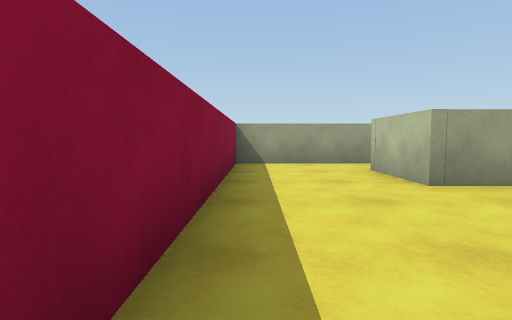
View 1 (above)

13 first-person views from a walk through a 3-D level made in the Unity game engine. The camera is 0.62 m above the floor, tilts 4° down and sees 80° across. The floor is counted in squares, 1 m on a side. Each view is taken from the middle of a square. On the plan, view 1 faces up. The plan holds only what a view shows up to about 9 squares ahead; the rest is blank. The place goes on beyond the plan. The player character is not drawn.

View 2
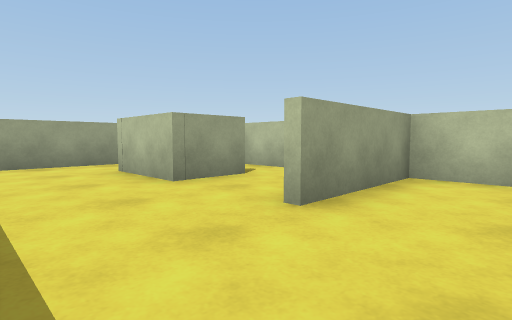

View 3
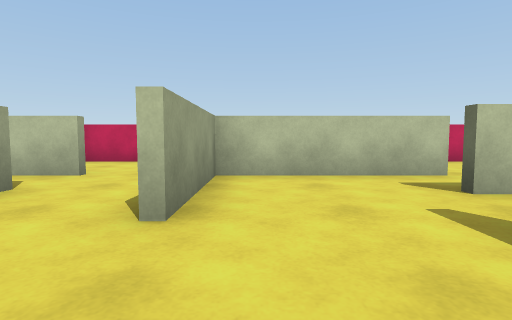

View 4
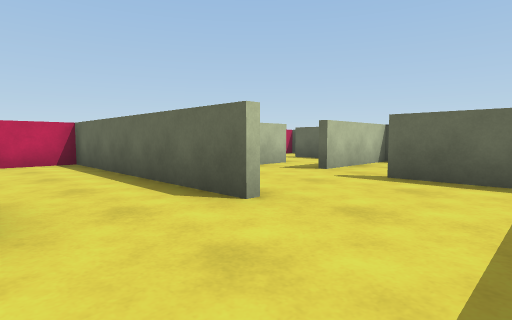

View 5
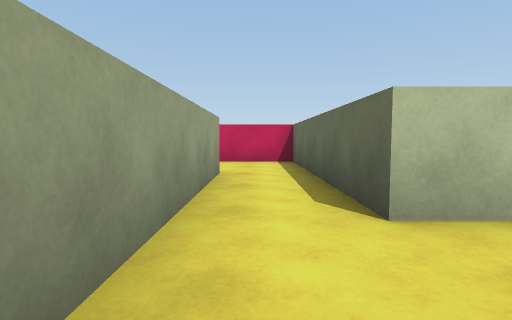

View 6
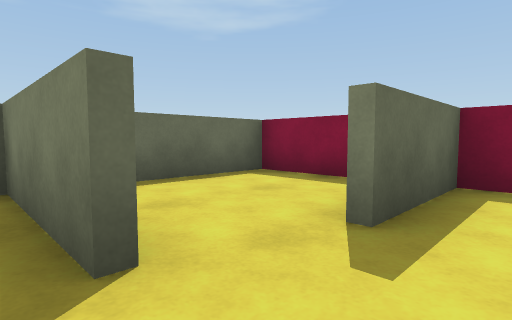

View 7
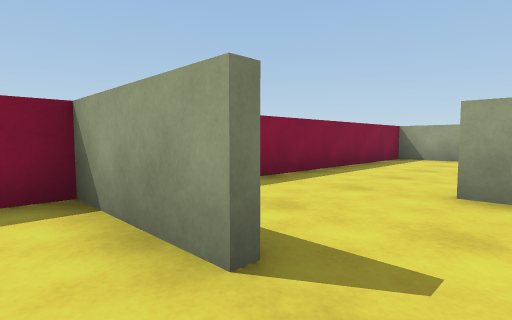

View 8
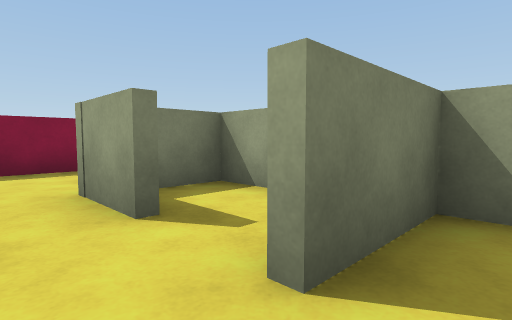

View 9
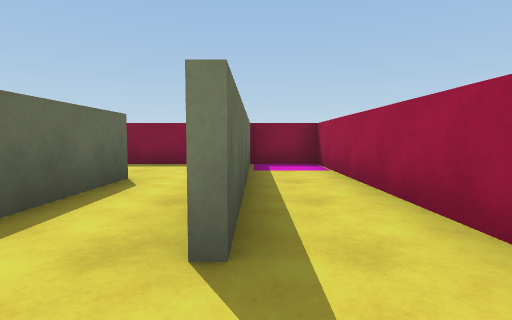

View 10
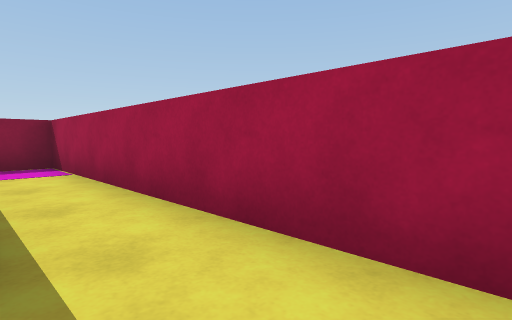

View 11
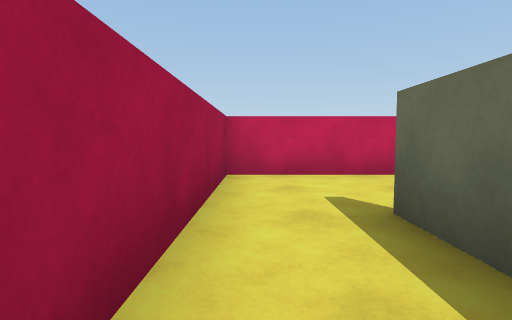

View 12
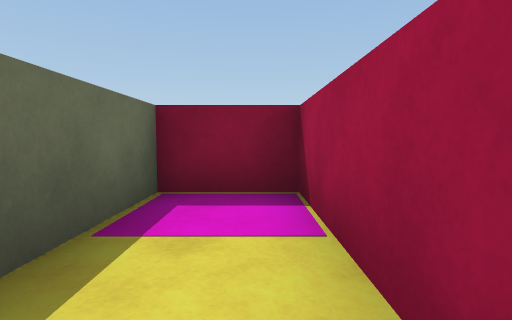

View 13
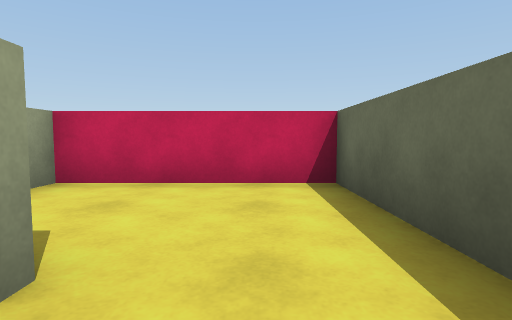

### Floor plan
Points are (right, up) in squares from view 1. A wall is a line through its corners. A room is listed if a view was taken in it or the views show most of it. See-through windows are left out.
Room 1 (views 1, 2, 3, 4, 5, 6, 7)
walls: (2.3, 4) (2.3, 6) (8.2, 6); (2, -1.1) (-0.5, -1.1); (-0.6, -0.9) (2, -0.9); (5.1, -2.2) (5.1, 1.7) (2.2, 1.7); (-0.5, 7.4) (-0.5, -4.3) (3.4, -4.3) (3.4, -1.4); (5.5, 7.7) (-0.5, 7.7); (8.2, 6.1) (8.2, 7.5)
ways out: opening at (6.5, 8) to room 3; opening at (3, 3) to room 4
Room 2 (view 8)
walls: (5.9, 5.8) (5.3, 5.8) (5.3, 3.9); (4.4, 1.9) (8.2, 1.9) (8.2, 6.1)
ways out: opening at (5, 3) to room 4
Room 3 (views 9, 10, 11, 12)
walls: (8.2, 7.5) (8.2, 9.5) (-0.5, 9.5) (-0.5, 7.9) (5.5, 7.9)
ways out: opening at (6.5, 8) to room 1
Room 4 (view 13)
walls: (3.8, 4) (2.3, 4); (5.1, 3.9) (5.1, 5.5); (3.5, 5.8) (2.5, 5.8) (2.5, 4.8); (2.2, 1.9) (4.4, 1.9)
ways out: opening at (3, 3) to room 1; opening at (5, 3) to room 2

Positions as (right, up) in squares from view 1, and headings:
1: (0, 0), facing up
2: (0, 0), facing up-right
3: (0, 1), facing right
4: (0, 4), facing down-right
5: (0, 7), facing right
6: (4, 0), facing down-left
7: (3, -2), facing up-left
8: (6, 3), facing up-left
9: (7, 8), facing left
10: (7, 8), facing up-left
11: (3, 9), facing right
12: (3, 9), facing left
13: (4, 3), facing right
